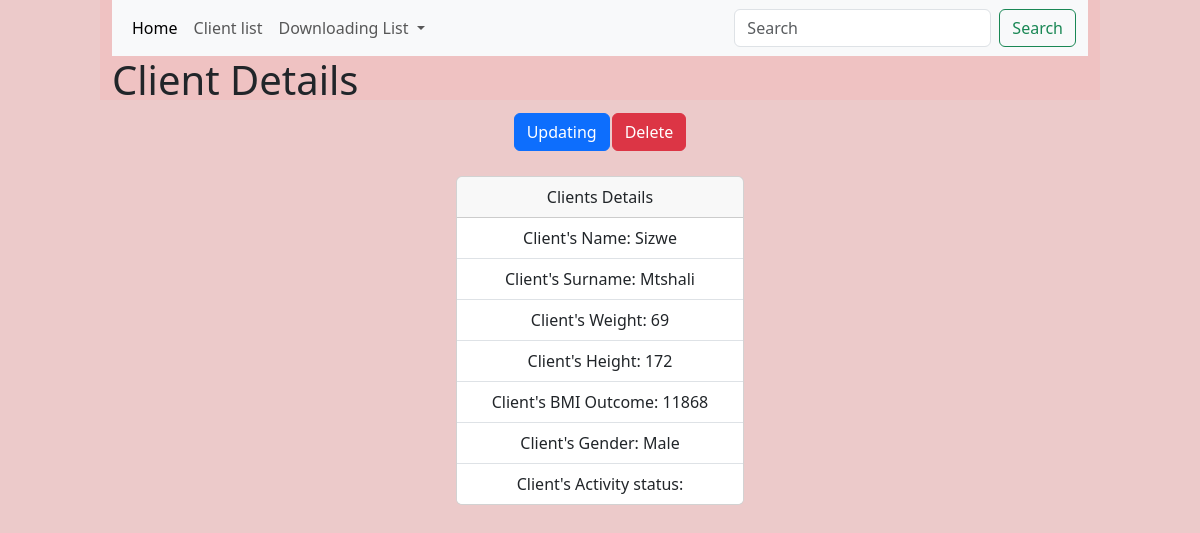
The app's page /ClientDetails/15, older data.
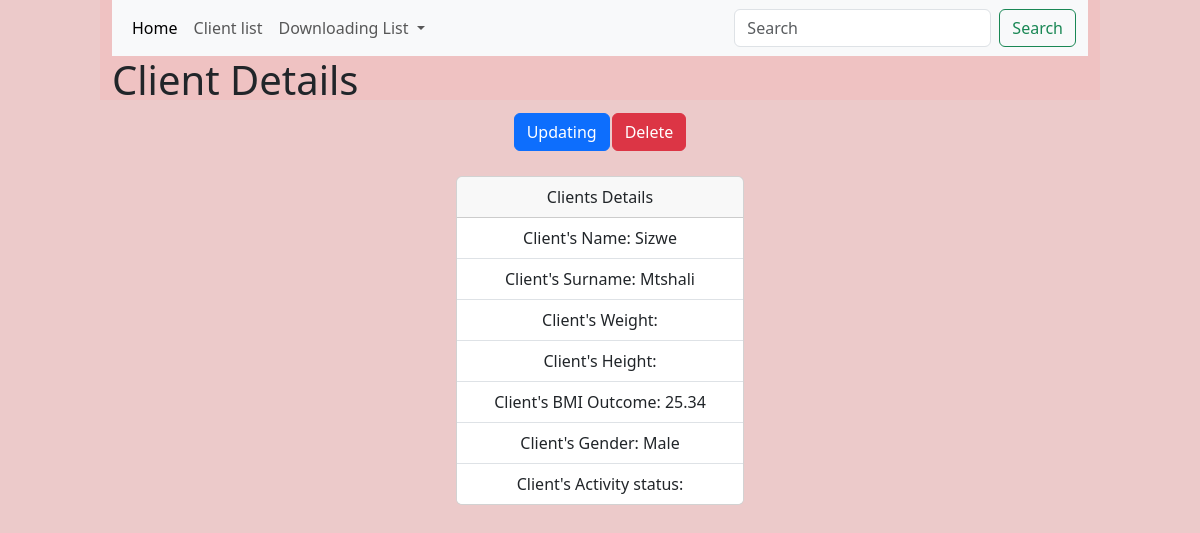
The same page, newer data.
### GymApp/models.py (models this page shows)
class TestModel(models.Model):
    Name = models.CharField(max_length=30, blank=True)
    Surname = models.CharField(max_length=30, blank=True)
    Weight = models.CharField(max_length=30, blank=True)
    Height = models.CharField(max_length=30,blank=True)
    Gender = models.CharField(max_length=6, blank=True, null=True)
    Outcome = models.CharField(max_length=30,blank=True)
    Activity = models.CharField(max_length=30, blank=True)
    def __str__(self):
        return self.Name

### GymApp/views.py (the view)
# urls.py: path('ClientDetails/<int:Client_id>', views.Client_Details, name='Client_Details'),
def Client_Details(request, Client_id):
    ClientDetails = TestModel.objects.get(pk=Client_id)
    return render(request, 'GymApp/ClientDetails.html',
    {'ClientDetails':ClientDetails})

### GymApp/Templates/GymApp/ClientDetails.html (shortened to what this page needs)
{% extends 'GymApp/Layout.html' %}
{% block content %}
    <h1>Client Details</h1>
    <center>
      <table>
        <td>
          <a href="{% url 'Client_Update' ClientDetails.id %}" class="btn btn-primary">Updating</a><br>
        </td>
        <td>
          <a href="{% url 'Client_Delete' ClientDetails.id %}" onclick="Deleting()" class="btn btn-danger">Delete</a><br>
        </td>
      </table>
<br>
    <div class="card" style="width: 18rem;">
        <div class="card-header">
          Clients Details
        </div>
        <ul class="list-group list-group-flush">
          <li class="list-group-item">
            <label>Client's Name: </label> {{ClientDetails.Name}}<br>
        </li>
          <li class="list-group-item">
            <label>Client's Surname: </label> {{ClientDetails.Surname}}<br>
        </li>
          <li class="list-group-item">
            <label>Client's Weight: </label> {{ClientDetails.Weight}}<br>
        </li>
          <li class="list-group-item">
            <label>Client's Height: </label> {{ClientDetails.Height}}<br>
        </li>
          <li class="list-group-item">
            <label>Client's BMI Outcome: </label> {{ClientDetails.Outcome}}<br>
        </li>
          <li class="list-group-item">
            <label>Client's Gender: </label> {{ClientDetails.Gender}}<br>
        </li>
          <li class="list-group-item">
            <label>Client's Activity status: </label> {{ClientDetails.Activity}}<br>
        </li>
        </ul>
      </div>
    </center>
{% endblock %}

Row changes from the older to the newer data that the page shows:
changed TestModel "Sizwe": Outcome "11868" → "25.34"; Weight "69" → (not shown); Height "172" → (not shown)
